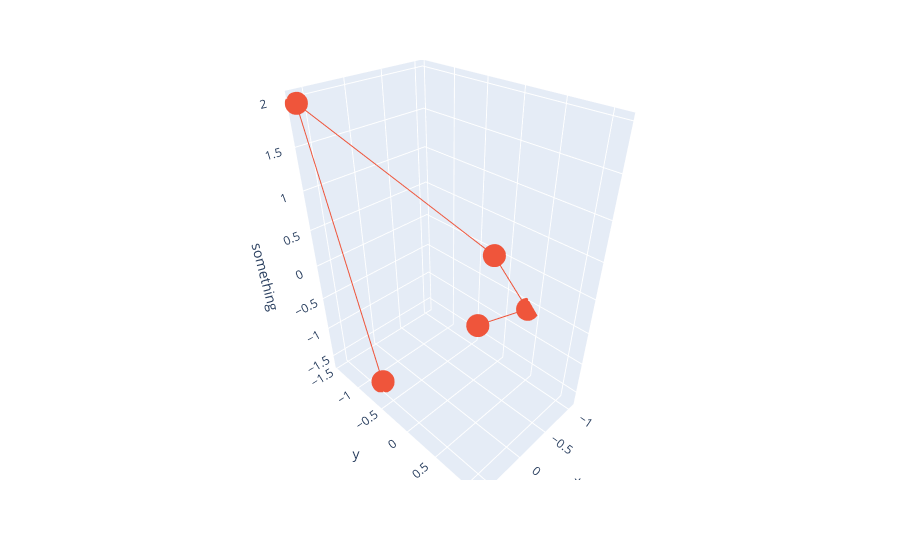

Notebook source saved alongside this figure:
### Code cell
fig.add_scatter3d(x=x, y=y, z=c)

### Figure 1 — Plotly figure (JSON) as saved in the notebook; plotly's stock layout.template omitted (floating-point values rounded to 4 significant figures)
{"data": [{"hovertemplate": "<extra></extra>", "legendgroup": "", "marker": {"color": "#636efa", "symbol": "circle"}, "mode": "markers", "name": "", "scene": "scene", "showlegend": false, "type": "scatter3d"}, {"type": "scatter3d", "x": [0.4506, 0.6381, 0.5971, -1.065, -0.08234], "y": [-0.771, -1.451, 1.118, 0.3579, 0.3919], "z": [-1.615, 1.961, 1.357, -0.5937, -0.2299]}], "layout": {"legend": {"tracegroupgap": 0}, "margin": {"t": 60}, "scene": {"domain": {"x": [0, 1], "y": [0, 1]}, "zaxis": {"title": {"text": "something"}}}}}
